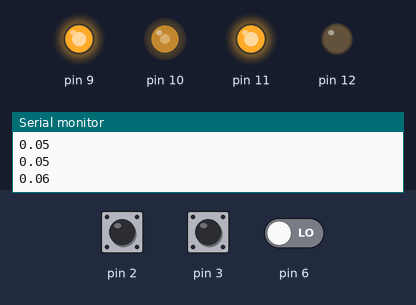
The sketch below on a simulated Arduino Uno, built with avr-gcc and run on an emulated ATmega328P. Parts: output pins drawn as LEDs (lit = HIGH), the last lines printed to the serial monitor. Inputs (shaded band) come from the test bench; at power-on: pin 3 HIGH, pin 2 HIGH, pin 6 LOW.

Above: at 0.15 s.
At 1.2 s:
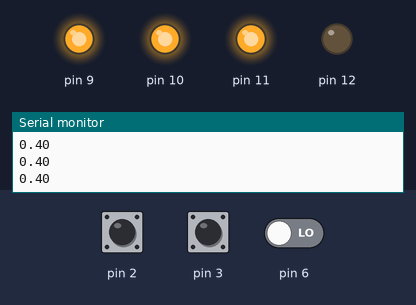
1.3 s: pin 3 pulsed LOW 5 times (0.12 s each, 0.3 s apart)
At 4.1 s:
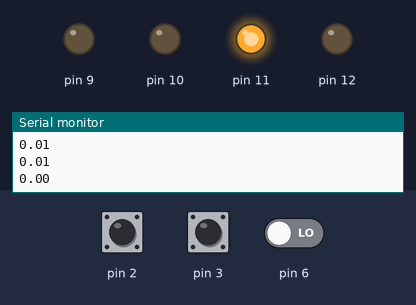
Timing chart, 0 to 5.6 s (numbered marks = the images above; inputs shaded):
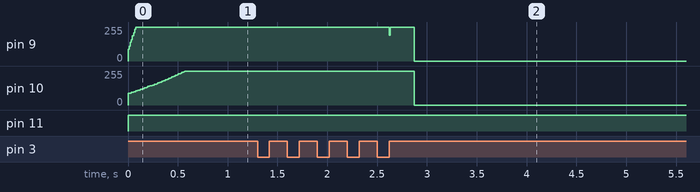

Measured:
- after the input at 1.3 s, pin 9: 255/255 → 0/255 after 1.6 s

The sketch:

Giro_PV.ino
```cpp
#include "digitalWriteFast.h"

//Contadores de los encorders
volatile int ISRCounter_I = 0;
volatile int ISRCounter_D = 0;
int counter_I = 0,contant_I = 0;
int counter_D = 0,contant_D = 0;

//Variables y constantes para el control PID

const float kp_I=1000,ki_I=0.1,kd_I=2;
const float kp_D=100,ki_D=0.1,kd_D=2;
float Pi_D=0,Pi_I=0;
const int t=10;
const float v_max=0.4;

void setup() {
 pinMode(2, INPUT_PULLUP);
 pinMode(3, INPUT_PULLUP);
 pinMode(5,INPUT);
 pinMode(6,INPUT);
 pinMode(11,OUTPUT);
 pinMode(12,OUTPUT);
 attachInterrupt(digitalPinToInterrupt(3), motorI, RISING);
 attachInterrupt(digitalPinToInterrupt(2), motorD, RISING);
 Serial.begin(9600);
}

void loop(){
  gira(-360);
  while(1){
   analogWrite(9,0);
   analogWrite(10,0);
  }
}

void gira(float angd) {

  float angc=(1.961*angd)+5.5397;
  float ang=0,dist_I,dist_D;
  int i,j=0;

  if (angc>0){
    digitalWrite(11,LOW);
    digitalWrite(12,HIGH);
  }
  else{
    digitalWrite(11,HIGH);
    digitalWrite(12,LOW);
  }

  float tf=(3*fabs(angc))/(2*v_max);
  int t1=tf/3,t2=t1*2,t3=tf;

  for(i=0;i<=t3;i++){
    actualiza();
    if(i==j){

     if(i<t1)
      control(v_max*i/t1);
     else if(i>=t1 && i<t2)
      control(v_max);
     else if(i>=t2 && i<=t3)
      control(v_max-((v_max*(i-t2))/(t3-t2)));

     dist_I=4.2*PI*-(counter_I-contant_I)/300;
     dist_D=4.2*PI*(counter_I-contant_I)/300;
     ang+=(dist_D-dist_I)/9;
     almacena();
     j+=t;
   }
    delay(1);
  }
  //Serial.println(ang*180/PI);
}
//Funciones de control
void control(float veld){
   Serial.println(veld);
    float vel_I=(counter_I-contant_I)*1.2/t;
    float vel_D=(counter_D-contant_D)*1.2/t;
    float eI=veld-vel_I;
    float eD=veld-vel_D;

    if(fabs(eI)<0.4)
     Pi_I+=ki_I*(eI)*t;
    if(fabs(eD)<0.4)
     Pi_D+=ki_D*(eD)*t;

    float PID_I=PID(eI,kp_I,kd_I,Pi_I,15);
    float PID_D=PID(eD,kp_D,kd_D,Pi_D,20);

    analogWrite(9,PID_I);
    analogWrite(10,PID_D);
}

float PID(float e,float kp,float kd,float Pi,float li){
 float Pp=fabs(e*kp);
 float Pd=kd*e/t;
 float P;

 if(e>0){
   P=Pp+Pd+Pi;
   P= map(P,0,30,90,255);//Mapeamos PID al rango de velocidades del motor para baje la velocidad del motor
   if(P>255)
     P=255;
 }
 else{
   P=Pp+Pd-Pi;
   P= map(P,0,li,90,0);//Mapeamos PID al rango de velocidades del motor para baje la velocidad del motor
   if(P<0)
    P=0;
 }

 return P;
}

//Funciones de los encoders de los encoders

void motorI(){
 digitalReadFast(3) != digitalReadFast(6)?ISRCounter_I++:ISRCounter_I--;
}
void motorD(){
 (digitalReadFast(2) == digitalReadFast(5))?ISRCounter_D--:ISRCounter_D++;
}
void actualiza(){
  counter_I = ISRCounter_I;
  counter_D = ISRCounter_D;
}
void almacena(){
  contant_I=counter_I;
  contant_D=counter_D;
}
```
